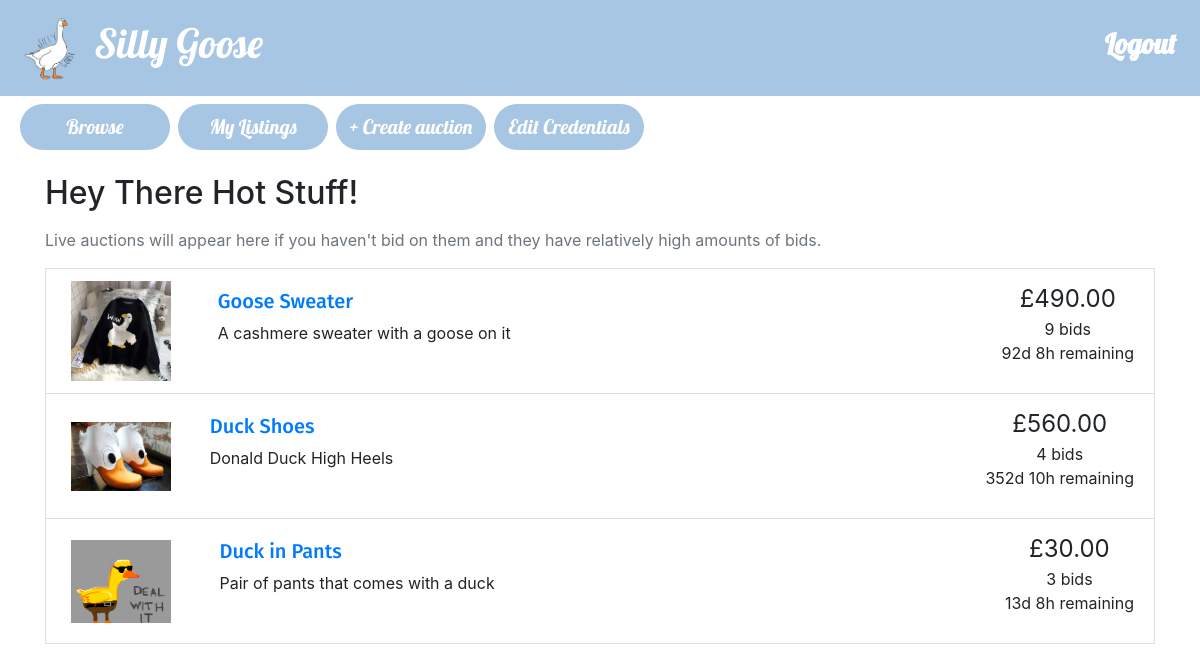
/hotStuff.php (signed in), run on the app's committed database.
### tables this page shows
CREATE TABLE auctions (
  auctionID INT AUTO_INCREMENT PRIMARY KEY,
  sellerEmail VARCHAR(50),
  title VARCHAR(50),
  description VARCHAR(200),
  categoryName VARCHAR(50),
  reservePrice FLOAT(10,2),
  endDate DATETIME,
  startPrice FLOAT(10,2),
  picture VARCHAR(30)
);

### utilities.php (the view, shortened to what this page needs)
<?php
function display_time_remaining($interval) {
    if ($interval->days == 0 && $interval->h == 0) {
      $time_remaining = $interval->format('%im %Ss');
    }
    else if ($interval->days == 0) {
      $time_remaining = $interval->format('%hh %im');
    }
    else {
      $time_remaining = $interval->format('%ad %hh');
    }
  return $time_remaining;
}
function print_listing_li($item_id, $title, $desc, $price, $num_bids, $end_time, $image)
{
  if (strlen($desc) > 250) {
    $desc_shortened = substr($desc, 0, 250) . '...';
  }
  else {
    $desc_shortened = $desc;
  }
  if ($num_bids == 1) {
    $bid = ' bid';
  }
  else {
    $bid = ' bids';
  }
  $now = new DateTime();
  if ($now > $end_time) {
    $time_remaining = 'This auction has ended';
  }
  else {
    $time_to_end = date_diff($now, $end_time);
    $time_remaining = display_time_remaining($time_to_end) . ' remaining';
  }
  echo('
  <li class="list-group-item d-flex justify-content-between">
  <div style="width:100px;height:100px;white-space:nowrap;text-align:center">
  <span style="display: inline-block;height: 100%;vertical-align: middle"></span>
  <img class="cropped" alt="" src="images/'.$image.'" style="max-width:100px;max-height:100px;overflow:hidden;vertical-align:middle">
  </div>
  <div class="p-2 mr-5" style="max-width:700px;width:100%"><h5><a href="listing.php?item_id=' . $item_id . '">' . $title . '</a></h5>' . $desc_shortened . '</div>
  <div class="text-center text-nowrap"><span style="font-size: 1.5em">£' . number_format($price, 2) . '</span><br/>' . $num_bids . $bid . '<br/>' . $time_remaining . '</div>
  </li>'
  );
}
function query($query) {
  $connection = mysqli_connect($dbhost,$dbuser,$dbpass,$dbname);
  $result = mysqli_query($connection,$query);
  return $result;
}
?>

### hotStuff.php (shortened to what this page needs)
<?php
include_once("header.php");
include_once("utilities.php");
?>
<div class="container">
<h2 class="my-3">Hey There Hot Stuff!</h2>
<p class="text-muted"> Live auctions will appear here if you haven't bid on them and they have relatively high amounts of bids. </p>
<?php
$email = $_SESSION["username"];
$sql = "SELECT a.auctionID, a.title, a.description, a.endDate, a.startPrice, a.picture, n.popularity
FROM
-- Table with all auctions that currently have bids, which the buyer has not bidded on, and haven't expired (a)
(SELECT * FROM auctions WHERE auctionID IN (SELECT auctionID FROM bids WHERE buyerEmail <> '$email') AND auctionID NOT IN
(SELECT auctionID from bids WHERE buyerEmail = \"$email\") AND endDate > CURRENT_TIME()) a
LEFT JOIN
-- Table with the number of bids for each auction (n)
(SELECT auctionID, COUNT(auctionID) AS 'popularity' FROM bids GROUP BY auctionID) n
ON a.auctionID = n.auctionID
-- Take the top 3 most popular
ORDER BY popularity DESC LIMIT 3";
$hot = query($sql);
while ($row = $hot->fetch_assoc()) {
  $item_id = $row['auctionID'];
  $title = $row['title'];
  $desc = $row['description'];
  $startPrice = $row['startPrice'];
  $end_time = new DateTime($row['endDate']);
  $image = $row['picture'];
  $_ = query("SELECT COALESCE(COUNT(auctionID),0) as 'num_bids',
  COALESCE(MAX(bidValue),$startPrice) as 'current_price'
  FROM bids WHERE auctionID = $item_id GROUP BY auctionID");
  $row = $_->fetch_assoc();
  $num_bids = $row['num_bids'];
  $current_price = $row['current_price'];
  print_listing_li($item_id, $title, $desc, $current_price, $num_bids, $end_time, $image);
  }
?>

### header.php (style rules this page uses)
a { font-family: 'Fira Sans', sans-serif; }

### data on the page
auctions: picture (picture), title "Goose Sweater", description "A cashmere sweater with a goose on it", price "490.00", num_bids "9", bid "bids", time_remaining "92d 8h remaining"
auctions: picture (picture), title "Duck Shoes", description "Donald Duck High Heels", price "560.00", num_bids "4", bid "bids", time_remaining "352d 10h remaining"
auctions: picture (picture), title "Duck in Pants", description "Pair of pants that comes with a duck", price "30.00", num_bids "3", bid "bids", time_remaining "13d 8h remaining"
